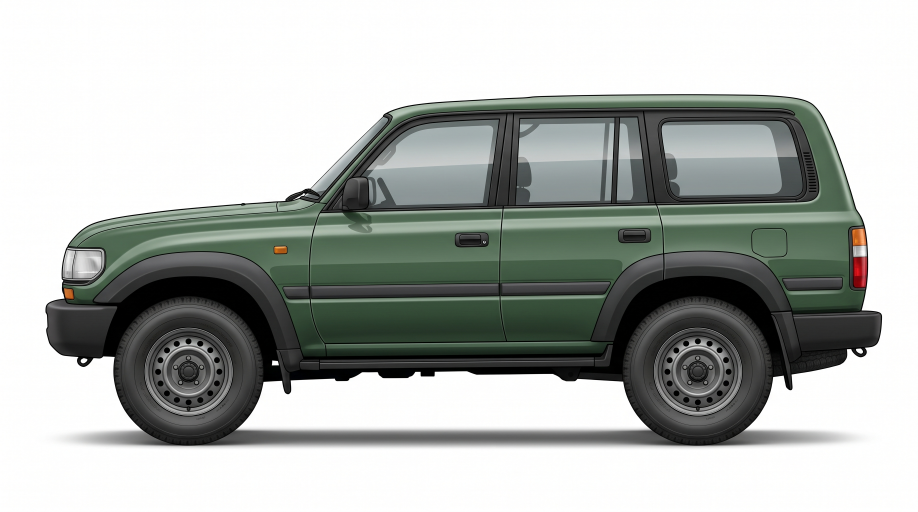
#> input picture production-assets/suv-1990-v1/sources/proposal-01.jpg, 2752 x 1536 px (shown at 1/3 size)
$ python prepare_checkpoint.py
#> lines starting #> are read from the running program, lines starting #| are printed output that depends on the picture
"""Source analysis and diagnostic plot only. Does not generate or edit vehicle assets."""
from pathlib import Path
import hashlib
import json
import cv2
import matplotlib
matplotlib.use('Agg')
import matplotlib.pyplot as plt
from matplotlib.patches import Rectangle, Circle
from PIL import Image

ROOT = Path(__file__).resolve().parent
SOURCE = ROOT / 'sources/proposal-01.jpg'
QA = ROOT / 'qa'
QA.mkdir(exist_ok=True)
rgb = Image.open(SOURCE).convert('RGB')
#> rgb is the input picture: PIL image 2752x1536 RGB; mean R, G, B 175.5, 179.4, 176
gray = cv2.cvtColor(cv2.imread(str(SOURCE)), cv2.COLOR_BGR2GRAY)
#> gray: shape (1536, 2752); min 0, max 255, mean 177.8
measurements = {}
for name, (x0, y0, x1, y1) in {
    'front': (340, 890, 800, 1345), 'rear': (1860, 890, 2330, 1345)
}.items():
    roi = cv2.GaussianBlur(gray[y0:y1, x0:x1], (5, 5), 1)
    c = cv2.HoughCircles(roi, cv2.HOUGH_GRADIENT, dp=1, minDist=120,
                        param1=100, param2=45, minRadius=205, maxRadius=235)
    if c is None:
        raise RuntimeError(f'No tire circle found: {name}')
    x, y, r = c[0][0]
    measurements[name] = {'center': [round(float(x+x0), 2), round(float(y+y0), 2)],
                          'radius': round(float(r), 2), 'method': 'Hough outer tire circle estimate'}
#> this loop made 2 passes
#> (x, y, r) on passes 1 to 2: (226.5, 222.5, 225.4), (232.5, 222.5, 224.5)
#> pass 1, `roi = cv2.GaussianBlur(gray[y0:y1, x0:x1], (5, 5), 1)`:
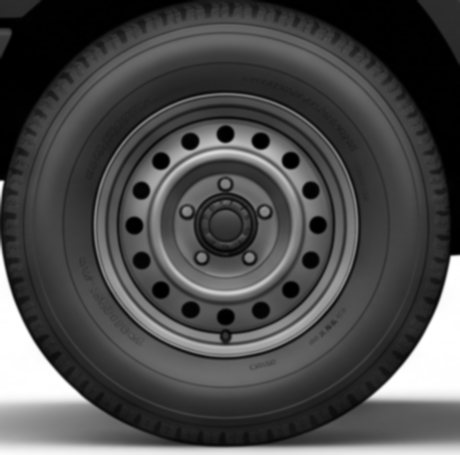
#> roi: shape (455, 460); min 0, max 255, mean 74.6
#> pass 2, `roi = cv2.GaussianBlur(gray[y0:y1, x0:x1], (5, 5), 1)`:
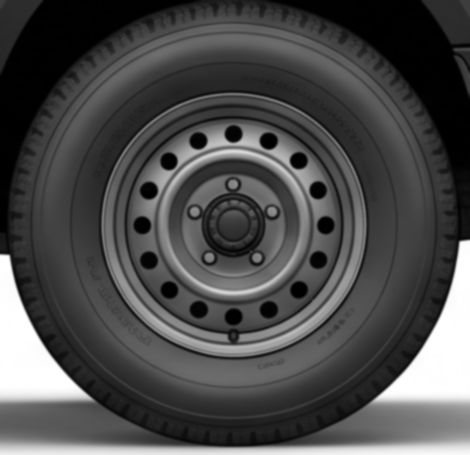
#> roi: shape (455, 470); min 0, max 255, mean 75.5
#> after the loop, measurements = 2 items

# Shared coordinate contract proposal; requires review after actual alpha extraction.
scale = 1440 / 2510
tx = 80 - 137 * scale
ty = 650 - 1338 * scale
rois = {'headlamp': [182, 739, 321, 851],
        'fender_marker': [817, 732, 868, 768],
        'lower_front_marker': [180, 851, 234, 906],
        'front_bumper': [131, 897, 363, 1081]}
data = {
    'family_id': 'suv90-green', 'anchor_version': 'suv90-source-draft-1',
    'status': 'provisional_measurements_not_runtime_approved',
    'source': '../sources/proposal-01.jpg', 'source_canvas': list(rgb.size),
    'source_sha256': hashlib.sha256(SOURCE.read_bytes()).hexdigest(),
    'coordinate_system': 'pixels, origin top-left, x right, y down; vehicle faces left',
    'tires': measurements, 'measurement_tolerance_px': 5,
    'component_search_regions_xyxy': rois,
    'region_status': 'manual visual search boxes; NOT alpha contours or approved mount edges',
    'ground_y_estimate': 1338,
    'target_canvas_proposal': [1600, 700],
    'uniform_transform_proposal': {'scale': scale, 'translate_x': tx, 'translate_y': ty,
                                    'formula': 'target = source * scale + translation',
                                    'status': 'not_applied_no_production_master_exported'},
    'mount_points': {'headlamp': None, 'front_bumper': None},
    'rim_swap_radius': None,
    'assembly_verification': 'not_run_no_variant_files_exist',
    'warning': 'Do not align variants independently to conceal generator drift. Never stretch or recenter separate parts.'
}
(QA / 'anchors.provisional.json').write_text(json.dumps(data, indent=2), encoding='utf-8')

fig, ax = plt.subplots(figsize=(16, 9), dpi=120)
ax.imshow(rgb)
for name, m in measurements.items():
    x, y = m['center']
    ax.add_patch(Circle((x, y), m['radius'], fill=False, color='#ffbe32', lw=1.5))
    ax.plot(x, y, '+', color='#d71359', ms=14, mew=2)
    ax.text(x, y-270, f'{name}: ({x:.1f}, {y:.1f}), r~{m["radius"]:.1f}',
            ha='center', fontsize=9, bbox=dict(facecolor='white', alpha=.9))
#> this loop made 2 passes
#> (name, x, y) on passes 1 to 2: ('front', 566.5, 1112.5), ('rear', 2092.5, 1112.5)
for name, (x0, y0, x1, y1) in rois.items():
    ax.add_patch(Rectangle((x0, y0), x1-x0, y1-y0, fill=False, edgecolor='#008bba', lw=1))
    ax.text(x1+12, y0, name, color='#00749b', fontsize=7,
            bbox=dict(facecolor='white', alpha=.8))
ax.axhline(1338, color='#c32651', linestyle='--', lw=1)
ax.set_title('SOURCE MEASUREMENTS ONLY — provisional anchors; no modular assembly verified')
ax.set_xlabel('Source x (px)'); ax.set_ylabel('Source y (px)')
fig.tight_layout()
fig.savefig(QA / 'source-coordinate-review.png')
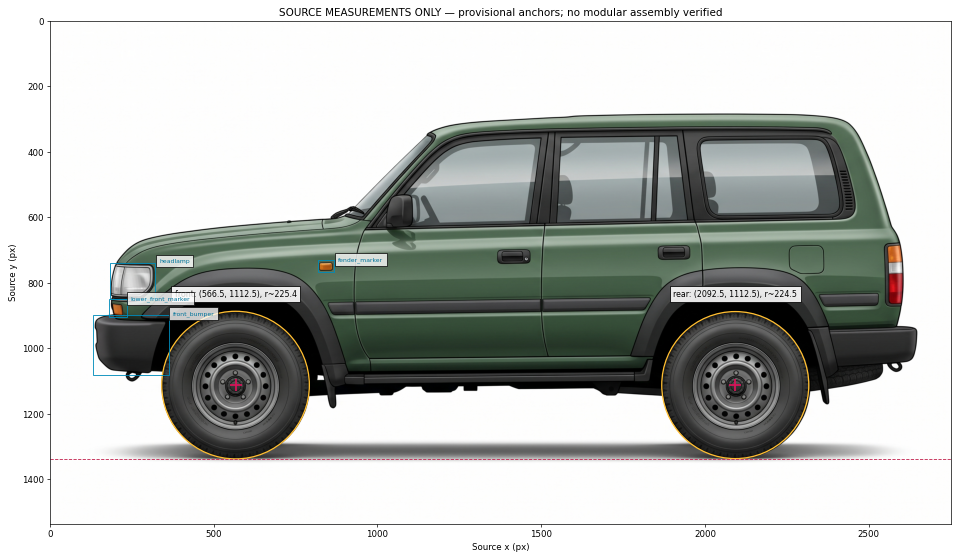
#> figure drawn by matplotlib, 1 panel
plt.close(fig)

verification = {'sources': [], 'modular_composite': 'not_run', 'variants_found': 0,
                'production_master': 'not_exported', 'new_flow_images_generated_by_agent': 0}
#> (the run stopped early here; a loop or call above may not have finished)

$ run again, with production-assets/suv-1990-v1/sources/proposal-02.jpg copied over production-assets/suv-1990-v1/sources/proposal-01.jpg
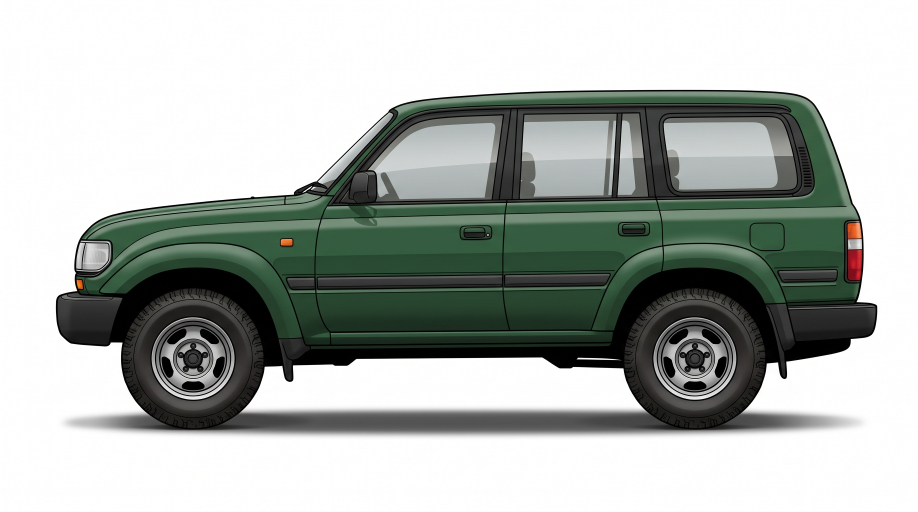
#> input picture production-assets/suv-1990-v1/sources/proposal-02.jpg, 2752 x 1536 px (shown at 1/3 size)
#> rgb is the input picture: PIL image 2752x1536 RGB; mean R, G, B 173.7, 179.3, 174.7
#> the loop `for name, (x0, y0, x1, y1) in { 'front': (340, 890, 800, 1345), 'rear'..` made 2 passes
#> (x, y, r) on passes 1 to 2: (239.5, 181.5, 217.1), (224.5, 187.5, 211.7)
#> pass 1, `roi = cv2.GaussianBlur(gray[y0:y1, x0:x1], (5, 5), 1)`:
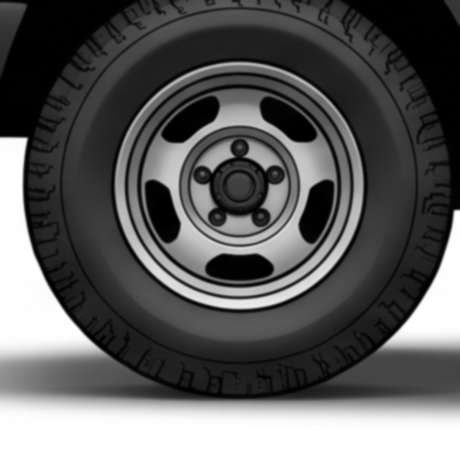
#> roi: shape (455, 460); min 0, max 255, mean 93
#> after the loop `for name, (x0, y0, x1, y1) in {`: measurements = 2 items
#> the loop `for name, m in measurements.items():` made 2 passes
#> (name, x, y) on passes 1 to 2: ('front', 579.5, 1071.5), ('rear', 2084.5, 1077.5)
#> `fig.savefig(QA / 'source-coordinate-review.png')`:
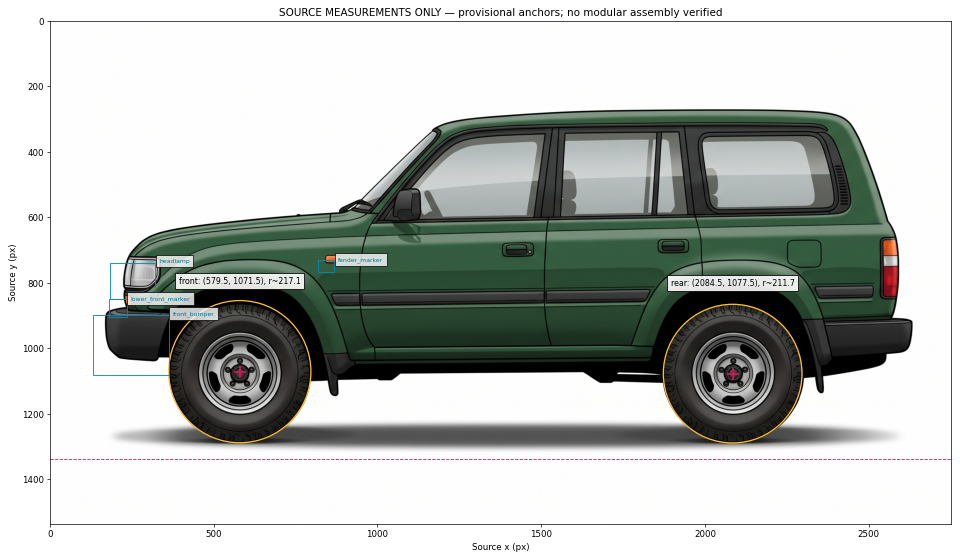
#> figure drawn by matplotlib, 1 panel

$ run again, with production-assets/suv-1990-v1/sources/proposal-03.jpg copied over production-assets/suv-1990-v1/sources/proposal-01.jpg
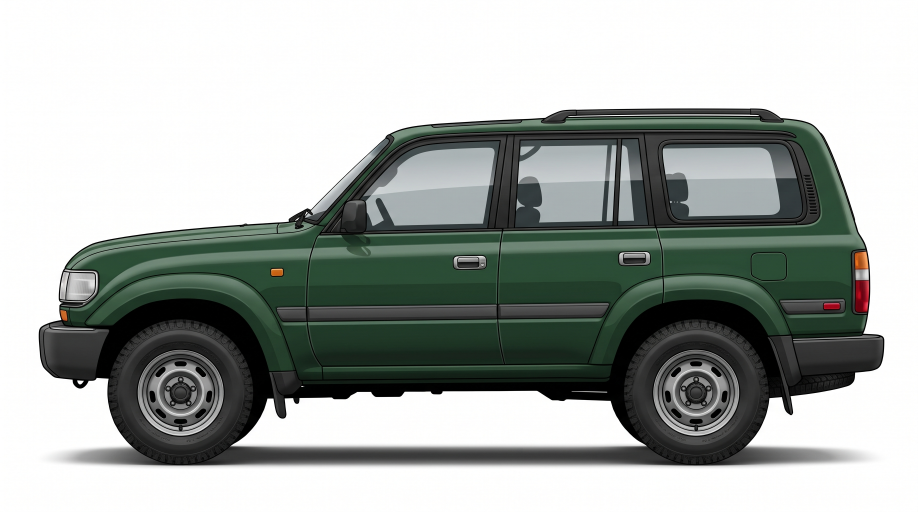
#> input picture production-assets/suv-1990-v1/sources/proposal-03.jpg, 2752 x 1536 px (shown at 1/3 size)
#> rgb is the input picture: PIL image 2752x1536 RGB; mean R, G, B 166.4, 171.7, 168.1
#> the loop `for name, (x0, y0, x1, y1) in { 'front': (340, 890, 800, 1345), 'rear'..` made 2 passes
#> (x, y, r) on passes 1 to 2: (201.5, 283.5, 216.3), (226.5, 284.5, 214.9)
#> pass 1, `roi = cv2.GaussianBlur(gray[y0:y1, x0:x1], (5, 5), 1)`:
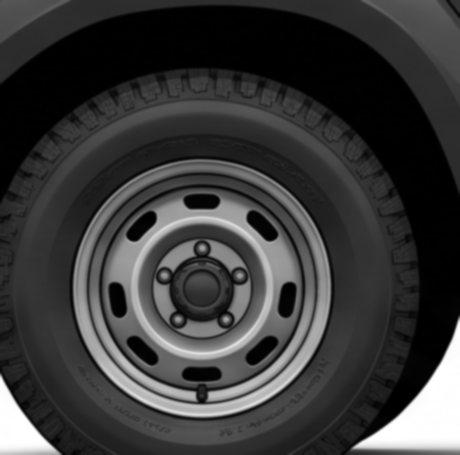
#> roi: shape (455, 460); min 0, max 255, mean 57.4
#> after the loop `for name, (x0, y0, x1, y1) in {`: measurements = 2 items
#> the loop `for name, m in measurements.items():` made 2 passes
#> (name, x, y) on passes 1 to 2: ('front', 541.5, 1173.5), ('rear', 2086.5, 1174.5)
#> `fig.savefig(QA / 'source-coordinate-review.png')`:
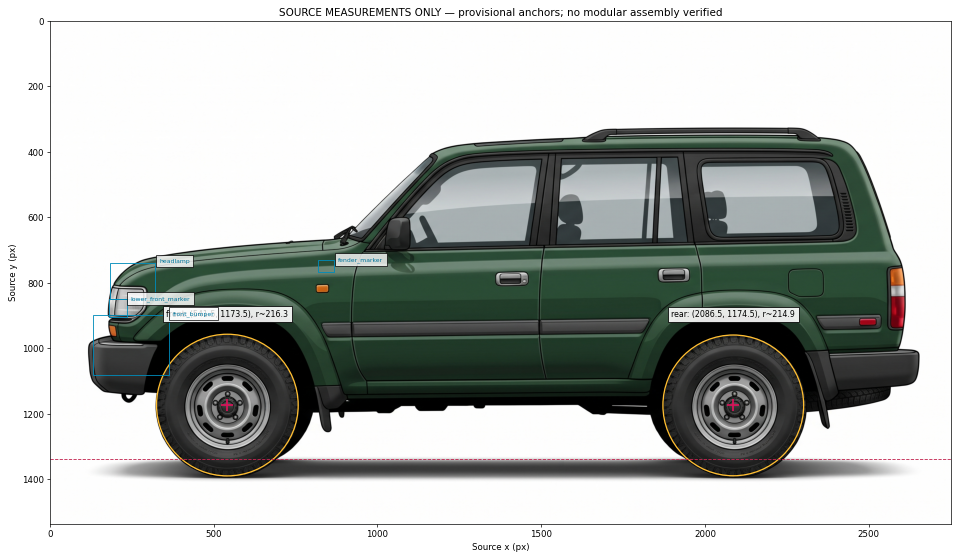
#> figure drawn by matplotlib, 1 panel
